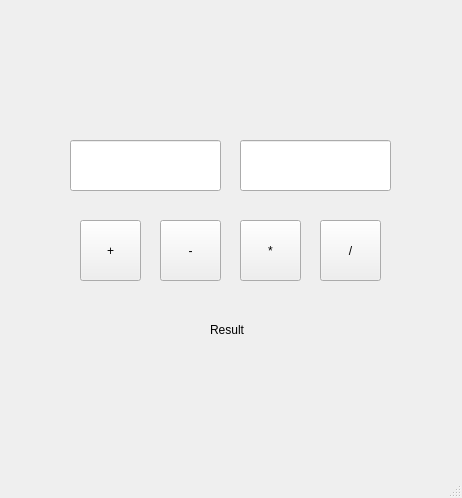
<?xml version="1.0" encoding="UTF-8"?>
<ui version="4.0">
 <class>MainWindow</class>
 <widget class="QMainWindow" name="MainWindow">
  <property name="geometry">
   <rect>
    <x>0</x>
    <y>0</y>
    <width>462</width>
    <height>498</height>
   </rect>
  </property>
  <property name="windowTitle">
   <string>MainWindow</string>
  </property>
  <widget class="QWidget" name="centralwidget">
   <widget class="QLineEdit" name="lineEdit">
    <property name="geometry">
     <rect>
      <x>70</x>
      <y>140</y>
      <width>151</width>
      <height>51</height>
     </rect>
    </property>
   </widget>
   <widget class="QLineEdit" name="lineEdit_2">
    <property name="geometry">
     <rect>
      <x>240</x>
      <y>140</y>
      <width>151</width>
      <height>51</height>
     </rect>
    </property>
   </widget>
   <widget class="QPushButton" name="plus_buttn">
    <property name="geometry">
     <rect>
      <x>80</x>
      <y>220</y>
      <width>61</width>
      <height>61</height>
     </rect>
    </property>
    <property name="text">
     <string>+</string>
    </property>
   </widget>
   <widget class="QPushButton" name="minus_buttn">
    <property name="geometry">
     <rect>
      <x>160</x>
      <y>220</y>
      <width>61</width>
      <height>61</height>
     </rect>
    </property>
    <property name="text">
     <string>-</string>
    </property>
   </widget>
   <widget class="QPushButton" name="div_buttn">
    <property name="geometry">
     <rect>
      <x>320</x>
      <y>220</y>
      <width>61</width>
      <height>61</height>
     </rect>
    </property>
    <property name="text">
     <string>/</string>
    </property>
   </widget>
   <widget class="QPushButton" name="mult_buttn">
    <property name="geometry">
     <rect>
      <x>240</x>
      <y>220</y>
      <width>61</width>
      <height>61</height>
     </rect>
    </property>
    <property name="text">
     <string>*</string>
    </property>
   </widget>
   <widget class="QLabel" name="label">
    <property name="geometry">
     <rect>
      <x>210</x>
      <y>320</y>
      <width>63</width>
      <height>20</height>
     </rect>
    </property>
    <property name="text">
     <string>Result</string>
    </property>
   </widget>
  </widget>
  <widget class="QMenuBar" name="menubar">
   <property name="geometry">
    <rect>
     <x>0</x>
     <y>0</y>
     <width>462</width>
     <height>26</height>
    </rect>
   </property>
  </widget>
  <widget class="QStatusBar" name="statusbar"/>
 </widget>
 <resources/>
 <connections/>
</ui>
